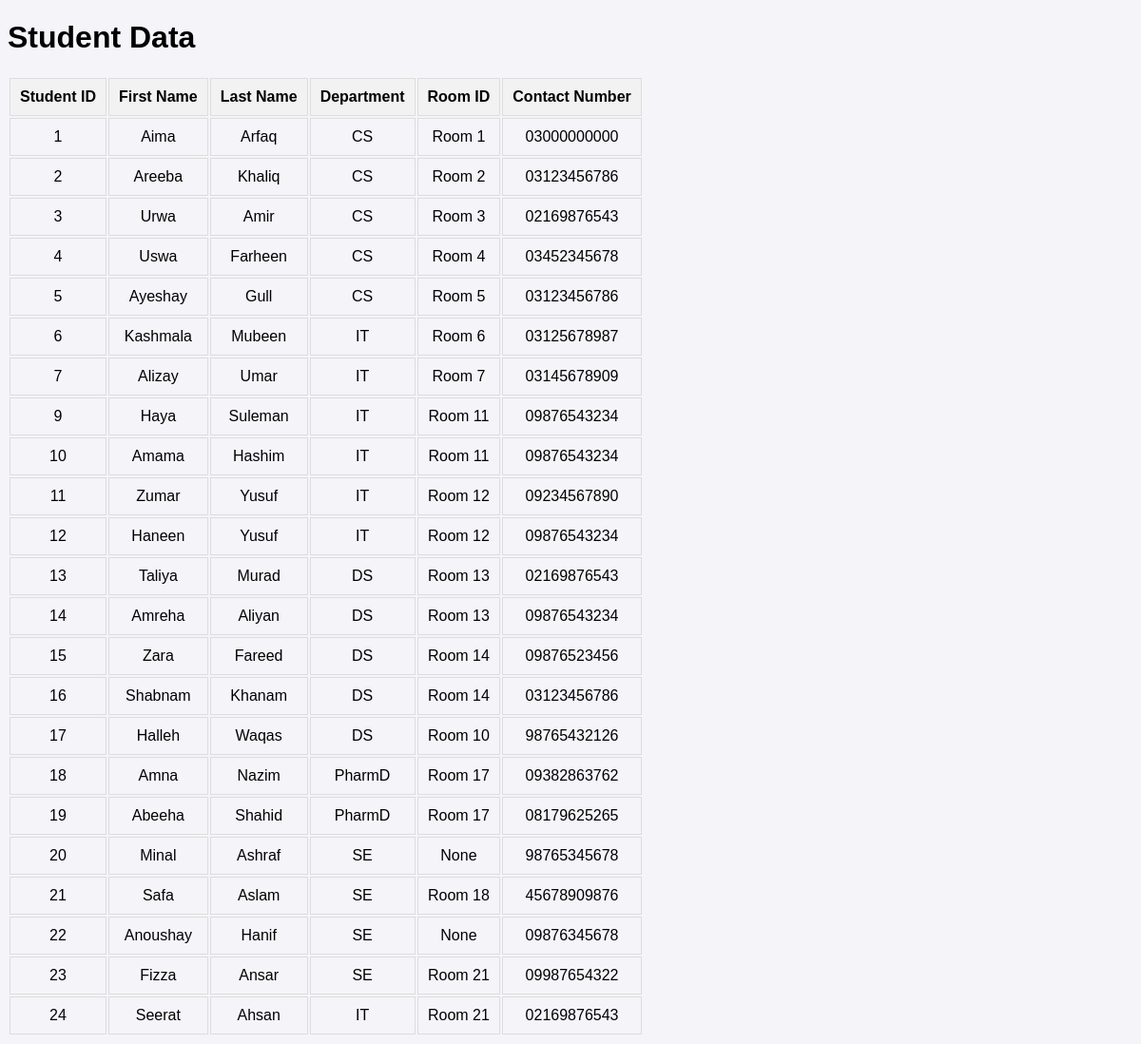
The app's page /view_students/ with its own data.
### hostelManagement/models.py (models this page shows, shortened)
class Student(models.Model):
    DEPT_CHOICES = [
        ('CS', 'Computer Science'),
        ('IT', 'Information Technology'),
        ('DS', 'Data Science'),
        ('SE', 'Software Engineering'),
        ('PharmD', 'D Pharmacy'),
    ]
    ALLOCATION_STATUS_CHOICES = [
        ('allocated', 'Allocated'),
        ('unallocated', 'Unallocated'),
    ]
    st_id = models.AutoField(primary_key=True)
    firstName = models.CharField(max_length=255)
    lastName = models.CharField(max_length=255)
    st_contactNumber = models.CharField(max_length=11)
    st_email = models.EmailField()
    emergency_contact = models.CharField(max_length=11)
    dept_name = models.CharField(max_length=6, choices=DEPT_CHOICES)
    room_id = models.ForeignKey(
        'Room',
        on_delete=models.SET_NULL,
        null=True,
        blank=True,  # Allows the field to be left empty in forms
    )
    start_date = models.DateField()
    end_date = models.DateField()
    allocationStatus = models.CharField(max_length=20, choices=ALLOCATION_STATUS_CHOICES)

class Room(models.Model):
    room_id = models.AutoField(primary_key=True)
    room_type = models.CharField(max_length=10, choices=[('single', 'Single'), ('double', 'Double')])
    room_status = models.CharField(max_length=10, choices=[('available', 'Available'), ('occupied', 'Occupied')])
    noOfStudents = models.PositiveIntegerField(choices=[(0, '0'), (1, '1'), (2, '2')])
    def __str__(self):
        return f"Room {self.room_id}"

### hostelManagement/views.py (the view)
# urls.py: path('view_students/', views.view_students, name='view_students'),
def view_students(request):
    students = Student.objects.all()
    return render(request, 'view_students.html', {'students': students})

### templates/view_students.html (shortened to what this page needs)
{% load static %}
<!DOCTYPE html>
<html lang="en">
<head>
    <link rel="stylesheet" href="{% static 'css/student.css' %}">
</head>
<body>
    <h1>Student Data</h1>
    <table class="student-table">
        <thead>
            <tr>
                <th>Student ID</th>
                <th>First Name</th>
                <th>Last Name</th>
                <th>Department</th>
                <th>Room ID</th>
                <th>Contact Number</th>
            </tr>
        </thead>
        <tbody>
            {% for student in students %}
                <tr>
                    <td>{{ student.st_id }}</td>
                    <td>{{ student.firstName }}</td>
                    <td>{{ student.lastName }}</td>
                    <td>{{ student.dept_name }}</td>
                    <td>{{ student.room_id }}</td>
                    <td>{{ student.st_contactNumber }}</td>
                </tr>
            {% endfor %}
        </tbody>
    </table>
</body>
</html>

### static/css/student.css (style rules this page uses)
body { font-family: Arial, sans-serif; background-color: #f4f4f9; }
th, td { padding: 10px; text-align: center; border: 1px solid #ddd; }
th { background-color: #f2f2f2; }

### records on screen
Student: st_id "1", firstName "Aima", lastName "Arfaq", dept_name "CS", room_id "Room 1", st_contactNumber "03000000000"
Student: st_id "2", firstName "Areeba", lastName "Khaliq", dept_name "CS", room_id "Room 2", st_contactNumber "03123456786"
Student: st_id "3", firstName "Urwa", lastName "Amir", dept_name "CS", room_id "Room 3", st_contactNumber "02169876543"
Student: st_id "4", firstName "Uswa", lastName "Farheen", dept_name "CS", room_id "Room 4", st_contactNumber "03452345678"
Student: st_id "5", firstName "Ayeshay", lastName "Gull", dept_name "CS", room_id "Room 5", st_contactNumber "03123456786"
Student: st_id "6", firstName "Kashmala", lastName "Mubeen", dept_name "IT", room_id "Room 6", st_contactNumber "03125678987"
Student: st_id "7", firstName "Alizay", lastName "Umar", dept_name "IT", room_id "Room 7", st_contactNumber "03145678909"
Student: st_id "9", firstName "Haya", lastName "Suleman", dept_name "IT", room_id "Room 11", st_contactNumber "09876543234"
Student: st_id "10", firstName "Amama", lastName "Hashim", dept_name "IT", room_id "Room 11", st_contactNumber "09876543234"
Student: st_id "11", firstName "Zumar", lastName "Yusuf", dept_name "IT", room_id "Room 12", st_contactNumber "09234567890"
Student: st_id "12", firstName "Haneen", lastName "Yusuf", dept_name "IT", room_id "Room 12", st_contactNumber "09876543234"
Student: st_id "13", firstName "Taliya", lastName "Murad", dept_name "DS", room_id "Room 13", st_contactNumber "02169876543"
Student: st_id "14", firstName "Amreha", lastName "Aliyan", dept_name "DS", room_id "Room 13", st_contactNumber "09876543234"
Student: st_id "15", firstName "Zara", lastName "Fareed", dept_name "DS", room_id "Room 14", st_contactNumber "09876523456"
Student: st_id "16", firstName "Shabnam", lastName "Khanam", dept_name "DS", room_id "Room 14", st_contactNumber "03123456786"
Student: st_id "17", firstName "Halleh", lastName "Waqas", dept_name "DS", room_id "Room 10", st_contactNumber "98765432126"
Student: st_id "18", firstName "Amna", lastName "Nazim", dept_name "PharmD", room_id "Room 17", st_contactNumber "09382863762"
Student: st_id "19", firstName "Abeeha", lastName "Shahid", dept_name "PharmD", room_id "Room 17", st_contactNumber "08179625265"
Student: st_id "20", firstName "Minal", lastName "Ashraf", dept_name "SE", room_id "None", st_contactNumber "98765345678"
Student: st_id "21", firstName "Safa", lastName "Aslam", dept_name "SE", room_id "Room 18", st_contactNumber "45678909876"
Student: st_id "22", firstName "Anoushay", lastName "Hanif", dept_name "SE", room_id "None", st_contactNumber "09876345678"
Student: st_id "23", firstName "Fizza", lastName "Ansar", dept_name "SE", room_id "Room 21", st_contactNumber "09987654322"
Student: st_id "24", firstName "Seerat", lastName "Ahsan", dept_name "IT", room_id "Room 21", st_contactNumber "02169876543"
